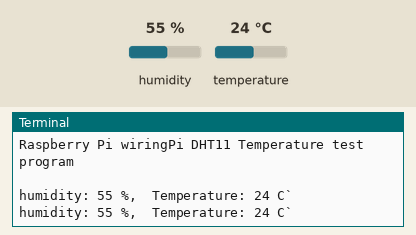
The program below on a simulated Raspberry Pi (BCM pin numbers). On the bench: the last lines printed to the terminal. The inputs (shaded band) are chosen by the test bench; at power-on: humidity 55 %, temperature 24 °C.

Above: at 1.2 s.
1.3 s: humidity set to 22 %
At 2.7 s:
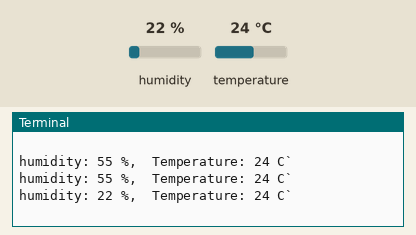
2.8 s: temperature set to 12 °C
At 4.0 s:
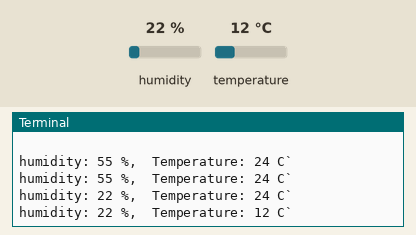
4.3 s: humidity set to 40 %
At 5.3 s:
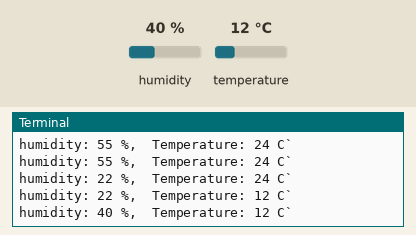
Timing chart, 0 to 7.3 s (numbered marks = the images above; inputs shaded):
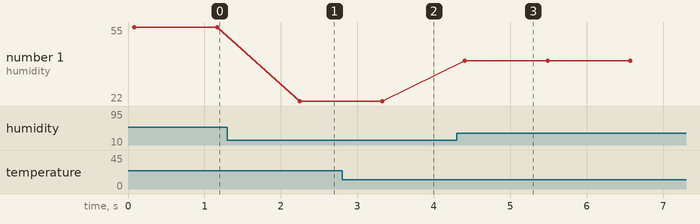

Measured:
- after the input at 1.3 s, the terminal: prints a new line after 0.95 s (image 1)
- after the input at 2.8 s, the terminal: prints a new line after 0.53 s (image 2)
- after the input at 4.3 s, the terminal: prints a new line after 0.11 s (image 3)
- plotted number 1: 55 → 22 after the input at 1.3 s, 22 → 40 after the input at 4.3 s

The program:

temp.py
```python
'''
**********************************************************************
* Filename    : dht11.py
* Description : test for SunFoudner DHT11 humiture & temperature module
* Author      : Dream
* Brand       : SunFounder
* E-mail      : service@sunfounder.com
* Website     : www.sunfounder.com
* Update      : Dream    2016-09-30    New release
**********************************************************************
'''
import RPi.GPIO as GPIO
import time

DHTPIN = 17

GPIO.setmode(GPIO.BCM)

MAX_UNCHANGE_COUNT = 100

STATE_INIT_PULL_DOWN = 1
STATE_INIT_PULL_UP = 2
STATE_DATA_FIRST_PULL_DOWN = 3
STATE_DATA_PULL_UP = 4
STATE_DATA_PULL_DOWN = 5

def read_dht11_dat():
	GPIO.setup(DHTPIN, GPIO.OUT)
	GPIO.output(DHTPIN, GPIO.HIGH)
	time.sleep(0.05)
	GPIO.output(DHTPIN, GPIO.LOW)
	time.sleep(0.02)
	GPIO.setup(DHTPIN, GPIO.IN, GPIO.PUD_UP)

	unchanged_count = 0
	last = -1
	data = []
	while True:
		current = GPIO.input(DHTPIN)
		data.append(current)
		if last != current:
			unchanged_count = 0
			last = current
		else:
			unchanged_count += 1
			if unchanged_count > MAX_UNCHANGE_COUNT:
				break

	state = STATE_INIT_PULL_DOWN

	lengths = []
	current_length = 0

	for current in data:
		current_length += 1

		if state == STATE_INIT_PULL_DOWN:
			if current == GPIO.LOW:
				state = STATE_INIT_PULL_UP
			else:
				continue
		if state == STATE_INIT_PULL_UP:
			if current == GPIO.HIGH:
				state = STATE_DATA_FIRST_PULL_DOWN
			else:
				continue
		if state == STATE_DATA_FIRST_PULL_DOWN:
			if current == GPIO.LOW:
				state = STATE_DATA_PULL_UP
			else:
				continue
		if state == STATE_DATA_PULL_UP:
			if current == GPIO.HIGH:
				current_length = 0
				state = STATE_DATA_PULL_DOWN
			else:
				continue
		if state == STATE_DATA_PULL_DOWN:
			if current == GPIO.LOW:
				lengths.append(current_length)
				state = STATE_DATA_PULL_UP
			else:
				continue
	if len(lengths) != 40:
		print "NA"
		return False

	shortest_pull_up = min(lengths)
	longest_pull_up = max(lengths)
	halfway = (longest_pull_up + shortest_pull_up) / 2
	bits = []
	the_bytes = []
	byte = 0

	for length in lengths:
		bit = 0
		if length > halfway:
			bit = 1
		bits.append(bit)
	#print "bits: %s, length: %d" % (bits, len(bits))
	for i in range(0, len(bits)):
		byte = byte << 1
		if (bits[i]):
			byte = byte | 1
		else:
			byte = byte | 0
		if ((i + 1) % 8 == 0):
			the_bytes.append(byte)
			byte = 0
	#print the_bytes
	checksum = (the_bytes[0] + the_bytes[1] + the_bytes[2] + the_bytes[3]) & 0xFF
	if the_bytes[4] != checksum:
		print "NA"
		return False

	return the_bytes[0], the_bytes[2]

def main():
	print "Raspberry Pi wiringPi DHT11 Temperature test program\n"
	while True:
		result = read_dht11_dat()
		if result:
			humidity, temperature = result
			print "humidity: %s %%,  Temperature: %s C`" % (humidity, temperature)
		time.sleep(1)

def destroy():
	GPIO.cleanup()

if __name__ == '__main__':
	try:
		main()
	except KeyboardInterrupt:
		destroy()
```
